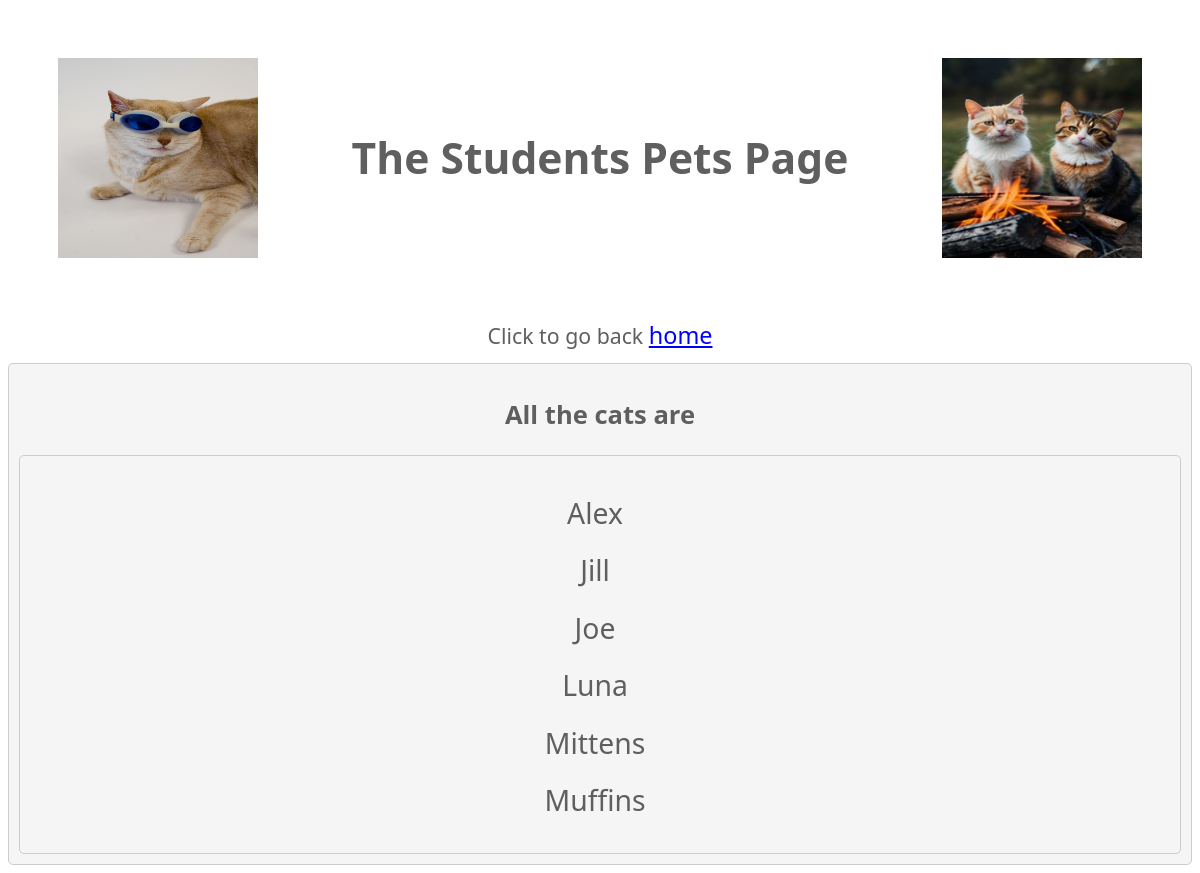
Screenshot of /petsApp/pets/ with the database file from the repository.
### petsApp/models.py (models this page shows, shortened)
class Cats(models.Model):
    owner = models.ForeignKey('Student', on_delete=models.CASCADE)
    name = models.CharField(max_length=32)
    class Meta:
        verbose_name_plural = 'Cats'

### petsApp/views.py (the view)
# urls.py: path('pets/', views.pets, name='pets'),
def pets(request):
    cats = Cats.objects.all().order_by('name')
    return render(request, 'petsApp/pets.html', {'cats': cats})

### templates/petsApp/pets.html (shortened to what this page needs)
<!DOCTYPE html>
{% load static %}
<html lang="en">
    <head>
         <link rel="stylesheet" type="text/css" href="{% static 'cssSauce/pets.css' %}" />
        <div id="images">
            <img src="{% static 'images/cats-with-goggels.jpg' %}"  alt="image of a cat with goggles on"/>
            <h1>The Students Pets Page</h1>
            <img src="{% static 'images/cats_with_fire.jpg' %}"  alt="image of cats at a fire"/>
        </div>
    </head>
    <body>
      <div id="link">
        Click to go back <a href="/petsApp">home</a> <br />
      </div>
      <div id="main-block">
          <h2>All the cats are</h2>
      <div id="list">
      {% if cats %}
          <ul>
      {% for cat in cats %}
        <li>{{ cat.name }} </li>
      {% endfor %}
              </ul>
      {% else %}
          <strong>No cats here!</strong>
      {% endif %}
          </div>
          </div>
    </body>
 </html>

### static/cssSauce/pets.css (style rules this page uses)
* { font-family: "Segoe UI", system-ui, sans-serif; font-size: 1.1em; line-height: 1.5em; color: #5f5f5f; }
h1 { text-align: center; font-size: 2em; }
h2 { text-align: center; font-size: 1.2em; }
ul { list-style-type: none; font-size: 1.1em; }
li { padding-top: 10px; padding-bottom: 5px; }
#list { padding-right: 50px; border: 1px solid #ccc; border-radius: 5px; }
#images { display: flex; justify-content: space-between; align-items: center; padding: 50px; }
#images img { height: 200px; width: 200px; }
#main-block { background-color: #f5f5f5; padding: 10px; border: 1px solid #ccc; border-radius: 5px; text-align: center; }
a { color: blue; text-align: center; }
#link { text-align: center; font-size: 1.1em; line-height: 1.5em; padding: 10px; }

### rows the page displays
Cats: name "Alex"
Cats: name "Jill"
Cats: name "Joe"
Cats: name "Luna"
Cats: name "Mittens"
Cats: name "Muffins"
